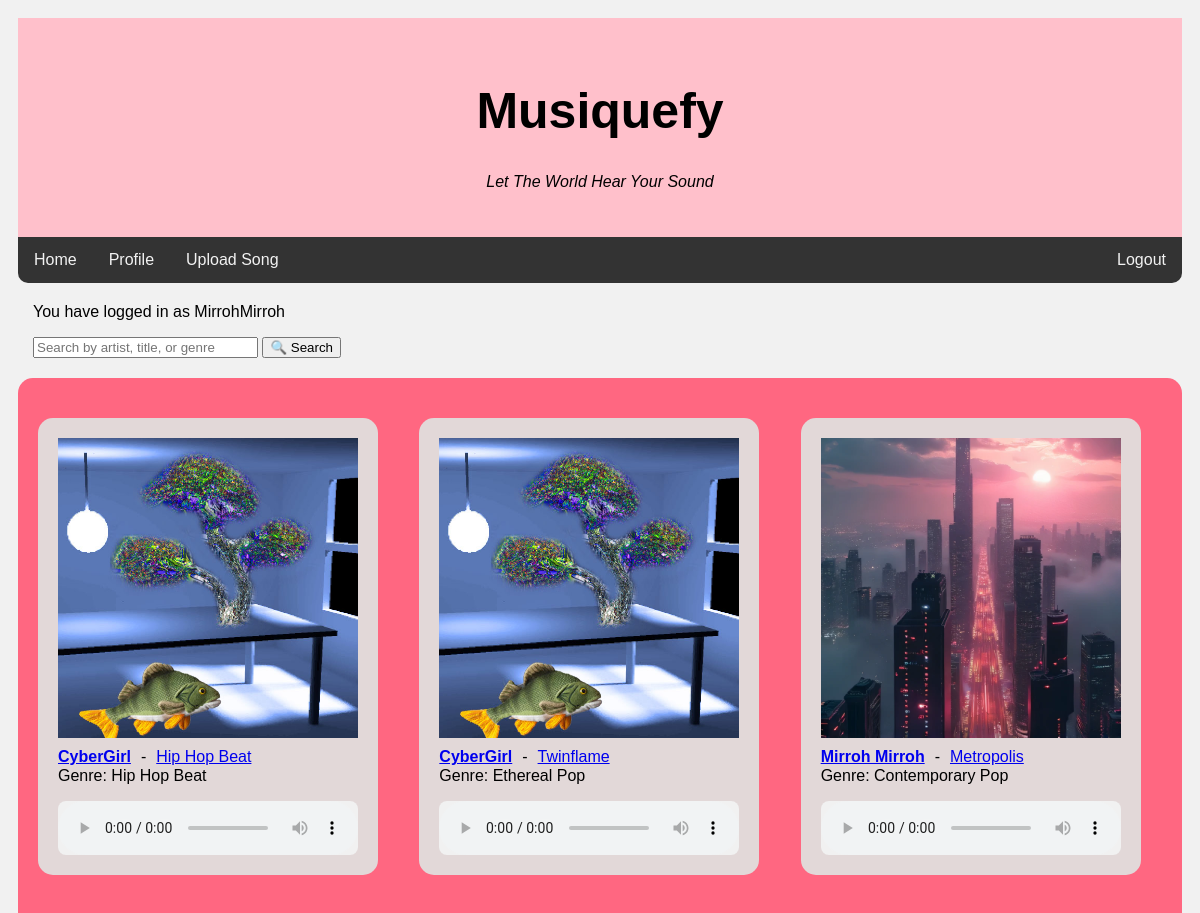
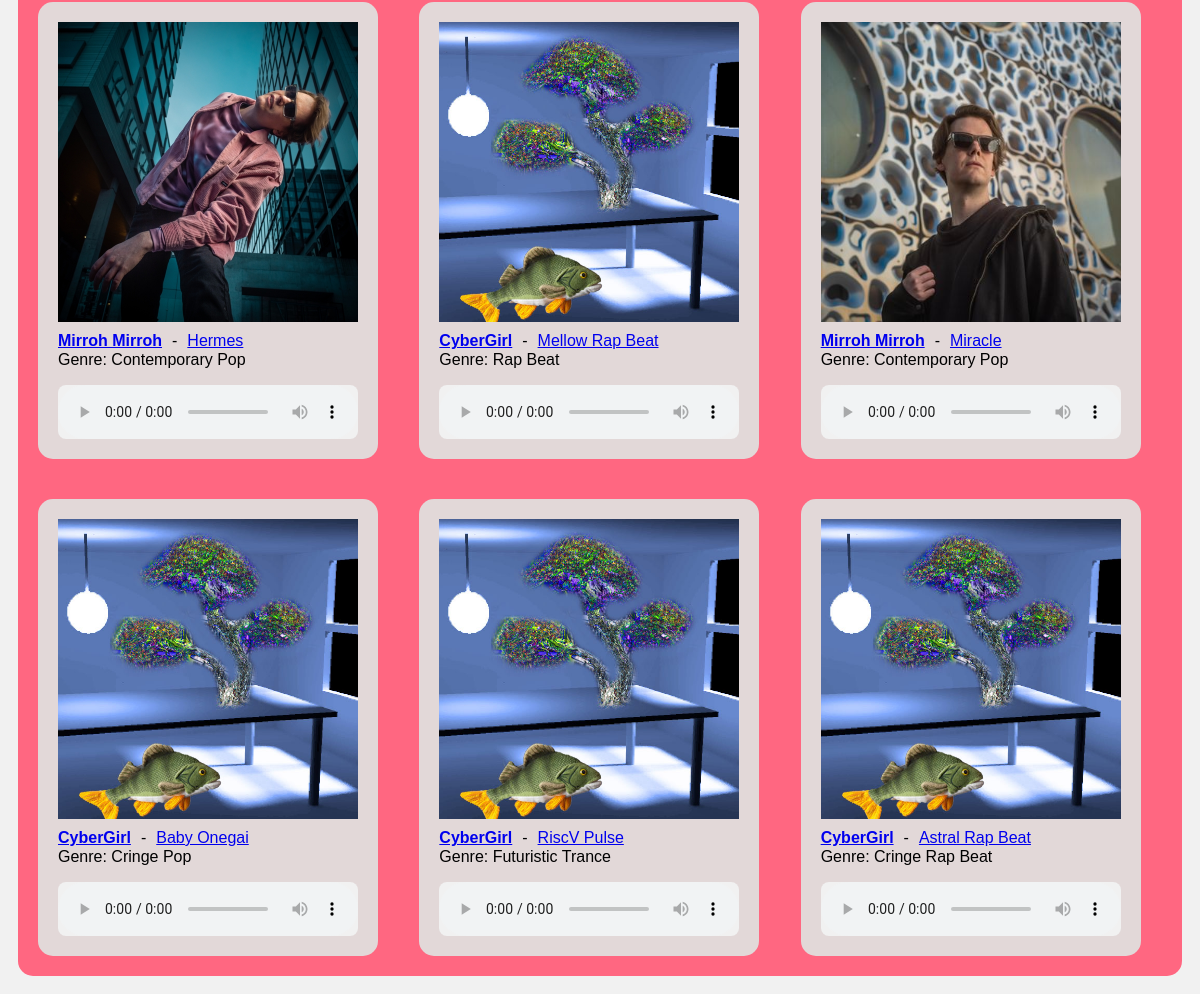
/ (signed in), run on the app's committed database (2 pictures, top to bottom).
### tables this page shows
CREATE TABLE songs (
    id INTEGER PRIMARY KEY,
    user_id INTEGER NOT NULL,
    title TEXT NOT NULL,
    artist TEXT NOT NULL CHECK (LENGTH(artist) > 0),
    audio_file_path TEXT NOT NULL,
    image_file_path TEXT NOT NULL,
    upload_date DATETIME DEFAULT CURRENT_TIMESTAMP,
    genre TEXT CHECK (LENGTH(genre) > 0),
    duration INTEGER CHECK (duration > 0),
    FOREIGN KEY (user_id) REFERENCES users(id) ON DELETE CASCADE
);

### app.py (the view)
@app.route("/")
def index():
    search_query = request.args.get("search", "").strip()
    if search_query:
        songs = search_songs(search_query)
    else:
        songs = get_songs()
    return render_template("index.html", songs=songs, search_query=search_query)

### repositories/songs_repository.py (called while the page is built)
def get_songs():
    connection = sqlite3.connect("database.db")
    connection.row_factory = sqlite3.Row #sanakirjamuodossa
    cursor = connection.cursor()
    cursor.execute("SELECT * FROM songs ORDER BY RANDOM()")
    songs = cursor.fetchall()
    connection.close()
    return songs

### templates/index.html (shortened to what this page needs)
<!DOCTYPE html>
<html>
<head>
    <link rel="stylesheet" href="../static/styles.css">
</head>
<body>
    <div class="header">
        <h1>Musiquefy</h1>
        <p><i>Let The World Hear Your Sound</i></p>
    </div>
    <div class="topnav-mainpage">
        <a href="/">Home</a>
        {% if session.username%}
        <a href="/user/{{ session['user_id'] }}">Profile</a>
        <a href="/upload_song">Upload Song</a>
        {% else %}
        <a href="/login_page">Profile</a>
        <a href="/login_page">Upload Song</a>
        {% endif %}
        {% if session.username %}
        <a href="/logout" style="float:right">Logout</a>
        {% else %}
        <a href="/login_page" style="float:right">Login</a>
        <a href="/register" style="float:right">Create new profile</a>
        {% endif %}
    </div>
    <div class="extra-bar-mainpage">
        {% if session.username %}
            <p>You have logged in as {{ session.username }}</p>
        {% endif %}
        <form method="get" action="/">
            <input type="text" name="search" placeholder="Search by artist, title, or genre" value="{{ search_query }}" size="25">
            <button type="submit">🔍 Search</button>
        </form>
    </div>
    <div class="row">
        <div class="column-mainpage">
            <div class="grid">
                {% for song in songs %}
                <div class="card2">
                    <img src="{{ url_for('static', filename=song.image_file_path.split('static/')[-1]) }}" alt="Kansikuva" width="100%">
                    <div class="song-info">
                        <strong><a href="/user/{{ song.user_id }}">{{ song.artist }}</a></strong> - <a href="/song/{{ song.id }}">{{ song.title }}</a>
                    </div>
                    <p>Genre: {{ song.genre }}</p>
                    <audio controls class="audio1">
                        {% if song.audio_file_path.endswith('.mp3') %}
                        <source src="{{ url_for('static', filename=song.audio_file_path.split('static/')[-1]) }}" type="audio/mpeg">
                        {% elif song.audio_file_path.endswith('.wav') %}
                        <source src="{{ url_for('static', filename=song.audio_file_path.split('static/')[-1]) }}" type="audio/wav">
                        {% else %}
                        <p>Tiedostotyyppi ei tuettu.</p>
                        {% endif %}
                    </audio>
                </div>
                {% endfor %}
            </div>
        </div>
    </div>
</body>
</html>

### static/styles.css (style rules this page uses)
* { box-sizing: border-box; }
body { font-family: Arial; padding: 10px; background: #f1f1f1; }
.header { padding: 30px; text-align: center; background: pink; }
.header h1 { font-size: 50px; }
.topnav-mainpage { overflow: hidden; background-color: #333; border-radius: 0px 0px 10px 10px; margin-bottom: 20px; }
.topnav-mainpage a { float: left; display: block; color: #f2f2f2; text-align: center; padding: 14px 16px; text-decoration: none; }
.extra-bar-mainpage { margin-left: 15px; }
.column-mainpage { float: left; width: 100%; background-color: #f1f1f1; overflow: hidden; }
.grid { display: grid; grid-template-columns: repeat(auto-fill, minmax(300px, 1fr)); gap: 20px; background: rgb(255, 103, 129); padding: 20px; margin-top: 20px; border-radius: 15px; }
.card2 { background-color: rgb(226, 216, 216); padding: 20px; margin-top: 20px; border-radius: 15px; display: flex; flex-direction: column; max-width: 340px; }
.audio1 { width: 100%; border-radius: 8px; background-color: #f1f1f1; }
.song-info { display: flex; flex-wrap: nowrap; gap: 10px; margin-top: 10px; margin-bottom: -15px; }
.row::after { content: ""; display: table; clear: both; }

### data on the page
songs: image_file_path (picture), artist "CyberGirl", title "Hip Hop Beat", genre "Hip Hop Beat"
songs: image_file_path (picture), artist "CyberGirl", title "Twinflame", genre "Ethereal Pop"
songs: image_file_path (picture), artist "Mirroh Mirroh", title "Metropolis", genre "Contemporary Pop"
songs: image_file_path (picture), artist "Mirroh Mirroh", title "Hermes", genre "Contemporary Pop"
songs: image_file_path (picture), artist "CyberGirl", title "Mellow Rap Beat", genre "Rap Beat"
songs: image_file_path (picture), artist "Mirroh Mirroh", title "Miracle", genre "Contemporary Pop"
songs: image_file_path (picture), artist "CyberGirl", title "Baby Onegai", genre "Cringe Pop"
songs: image_file_path (picture), artist "CyberGirl", title "RiscV Pulse", genre "Futuristic Trance"
songs: image_file_path (picture), artist "CyberGirl", title "Astral Rap Beat", genre "Cringe Rap Beat"

### other printed values
{{ session.username }} "MirrohMirroh"
